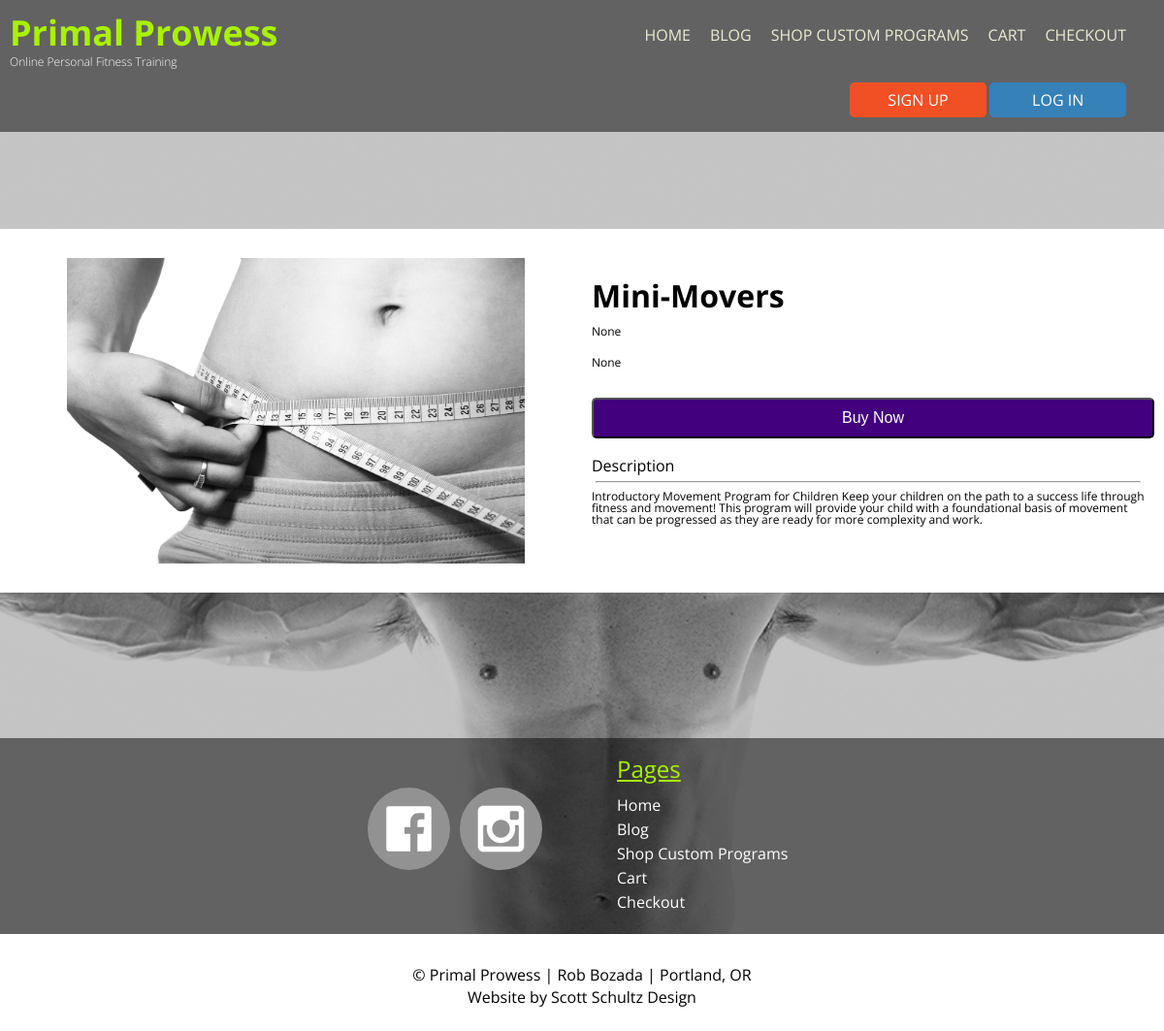
The app's page /store/store_single_view/mini-movers/, older data.
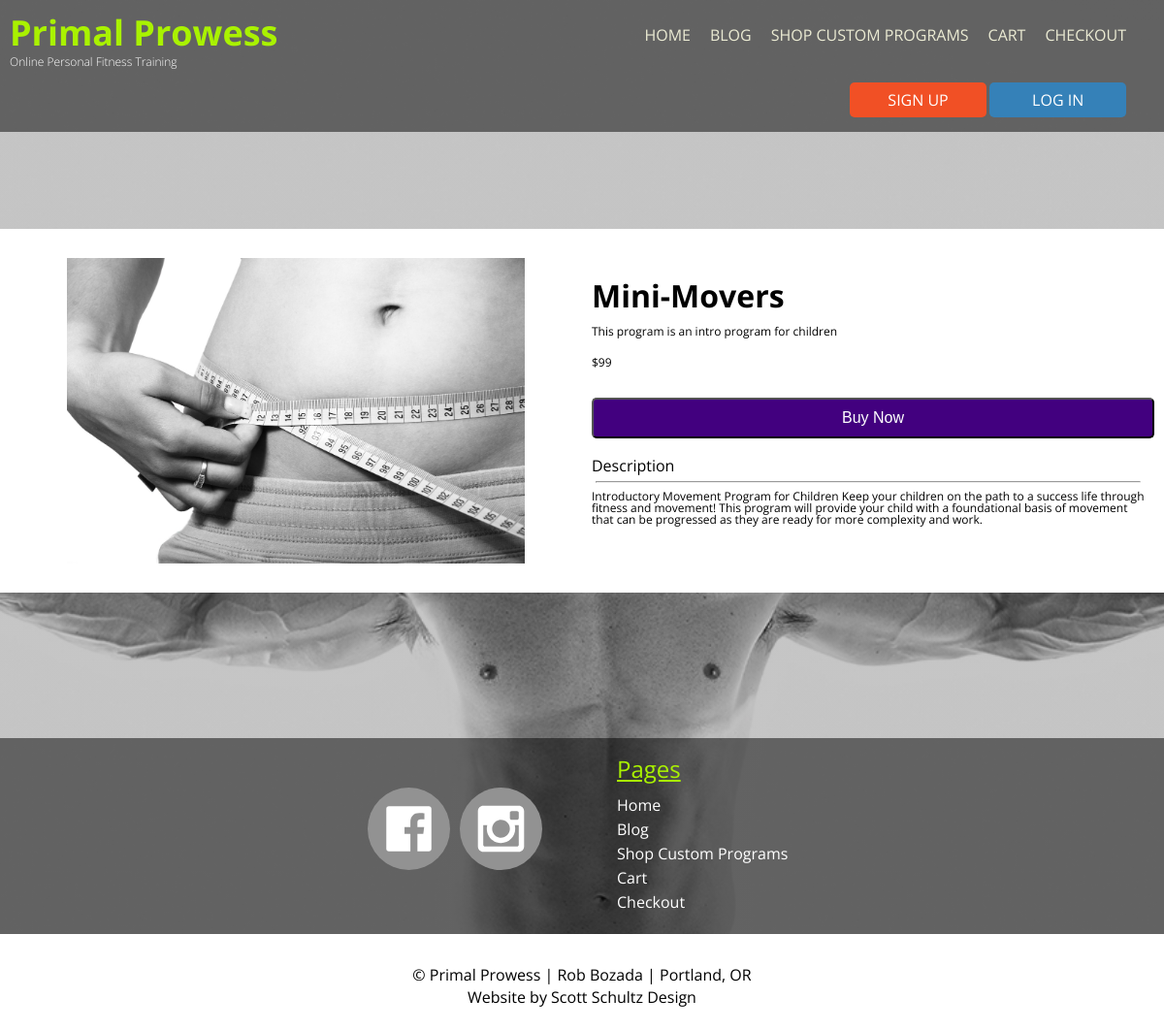
The same page, newer data.
### accounts/models.py (models this page shows, shortened)
class ShopItem(models.Model):
    slug = models.SlugField(blank=True, null=True, unique=True)
    product_name = models.CharField(max_length=50)
    file = models.FileField(null=True)
    img = models.ImageField(upload_to=product_img_uh, null=True)
    alt_text = models.CharField(max_length=50, null=True)
    short_description = models.CharField(max_length=100, null=True)
    description = models.CharField(max_length=500)
    price = models.CharField(max_length=50, null=True)

### accounts/views.py (the view)
def store_single_view(request, slug):
    product = get_object_or_404(ShopItem, slug=slug)
    return render(request, "accounts/store_single_view.html", {'product': product})

### accounts/templatetags/accounts_tags.py (called while the page is built)
@register.simple_tag
def store_image_or_default(product):
    print(product.img.url)
    return mark_safe('<img class="" src="{}" alt="{}">'.format(product.img.url, product.alt_text))

### accounts/templates/accounts/store_single_view.html
{% extends 'base.html' %}
{% load accounts_tags %}
{% block content %}
    <main class="store_single_view">
        <div class="product_image">
            {% store_image_or_default product %}
        </div>
        <div class="product_description">
            <h2 class="blog">{{ product.product_name }}</h2>
            <p>{{ product.short_description }}</p>
            <p>{{ product.price }}</p>
            <button id="buy_now">Buy Now</button>
            <section class="review description">
                <h3>Description</h3>
                <hr>
                <p>{{ product.description }}</p>
            </section>
        </div>
    </main>
{% endblock %}

### accounts/templates/base.html (shortened to what this page needs)
{% load static %}
<!DOCTYPE html>
<html lang="en">
<head>
    <link rel="stylesheet" type="text/css" href="{% static 'styles/reset.css' %}"/>
    <link rel="stylesheet" type="text/css" href="{% static 'styles/style.css' %}"/>
</head>
<body class="overlay">
<header>
    <div class="container">
        <div class="logo">
            <h1 class="logo"><a href="{% url 'home' %}">Primal Prowess<span class="rob">| Rob Bozada</span></a></h1>
            <h2 class="logo">Online Personal Fitness Training</h2>
        </div>
        <nav class="site-nav">
            <ul>
                <li><a href="{% url 'home' %}">Home</a></li>
                <li><a href="{% url 'blog_home' %}">Blog</a></li>
                <li><a href="{% url 'store' %}">Shop Custom Programs</a></li>
                <li><a href="">Cart</a></li>
                <li><a href="">Checkout</a></li>
            </ul>
        </nav>
        <nav class="perm-nav">
            <ul>
                {% if user.is_anonymous %}
                    <li><a class="action sign-up" href="{% url 'signup' %}">Sign up</a></li>
                    <li><a class="action log-in" href="{% url 'login' %}">Log In</a></li>
                {% endif %}
            </ul>
        </nav>
    </div>
</header>
{% block content %}
{% endblock %}
<footer>
    <section class="top">
        <div class="social-icons">
            <a><img src="{% static 'accounts/img/Facebook.svg' %}" id="instagram" class="social-media"></a>
            <a><img src="{% static 'accounts/img/Instagram.svg' %}" id="facebook" class="social-media"></a>
        </div>
        <div class="pages">
            <h2>Pages</h2>
            <ul>
                <li><a href="{% url 'home' %}">Home</a></li>
                <li><a href="{% url 'blog_home' %}">Blog</a></li>
                <li><a href="{% url 'store' %}">Shop Custom Programs</a></li>
                <li><a href="">Cart</a></li>
                <li><a href="">Checkout</a></li>
            </ul>
        </div>
    </section>
    <section class="site_by copyright">
        <div class="footer_p">
            <p>© Primal Prowess | Rob Bozada | Portland, OR</p>
            <p>Website by Scott Schultz Design</p>
        </div>
    </section>
</footer>
</body>

Row changes from the older to the newer data that the page shows:
changed ShopItem "Mini-Movers": short_description "None" → "This program is an intro program for children"; price "None" → "$99"
